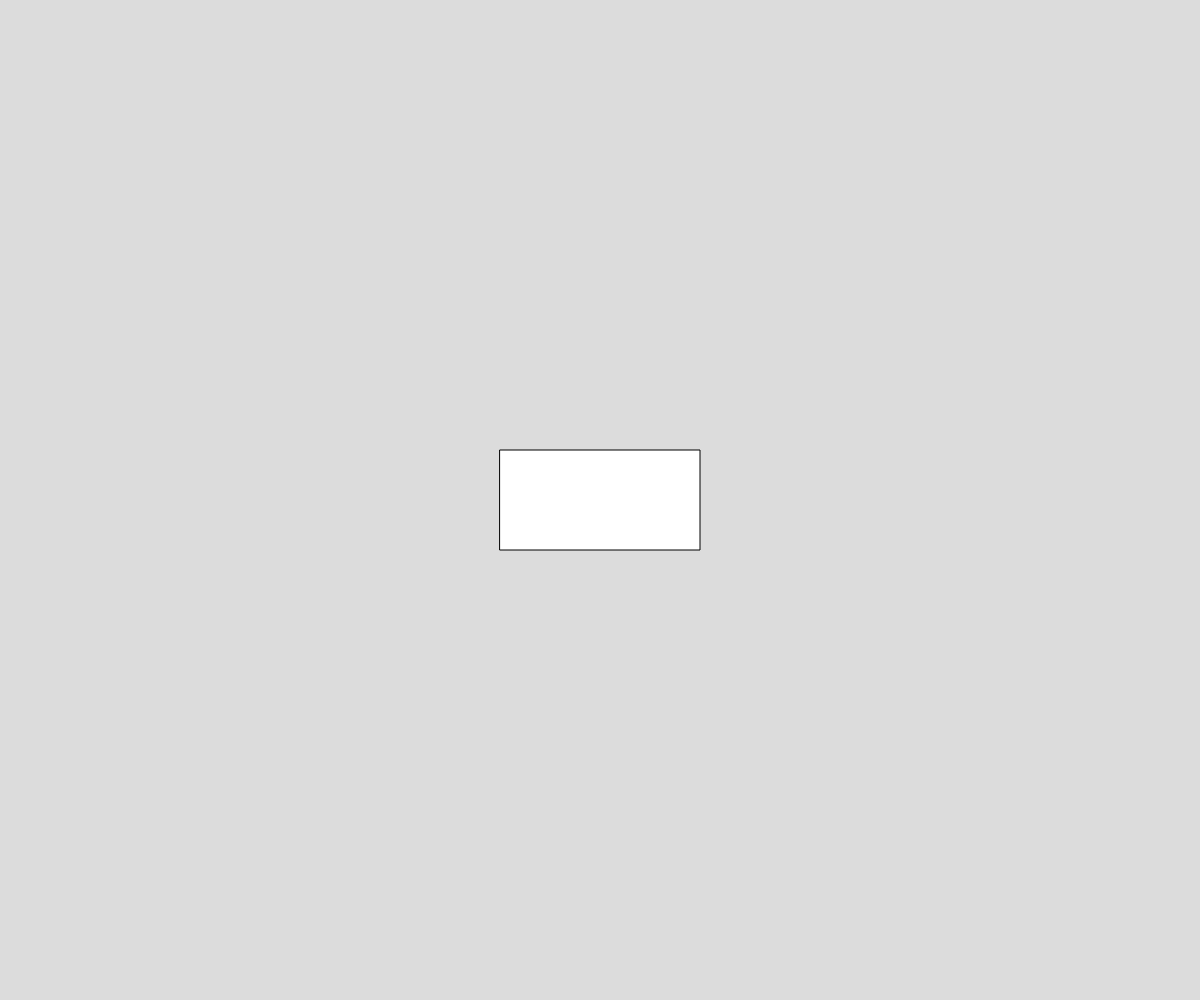
Frame 1 (no input)
Frame 60 (no input): identical to frame 1, image omitted
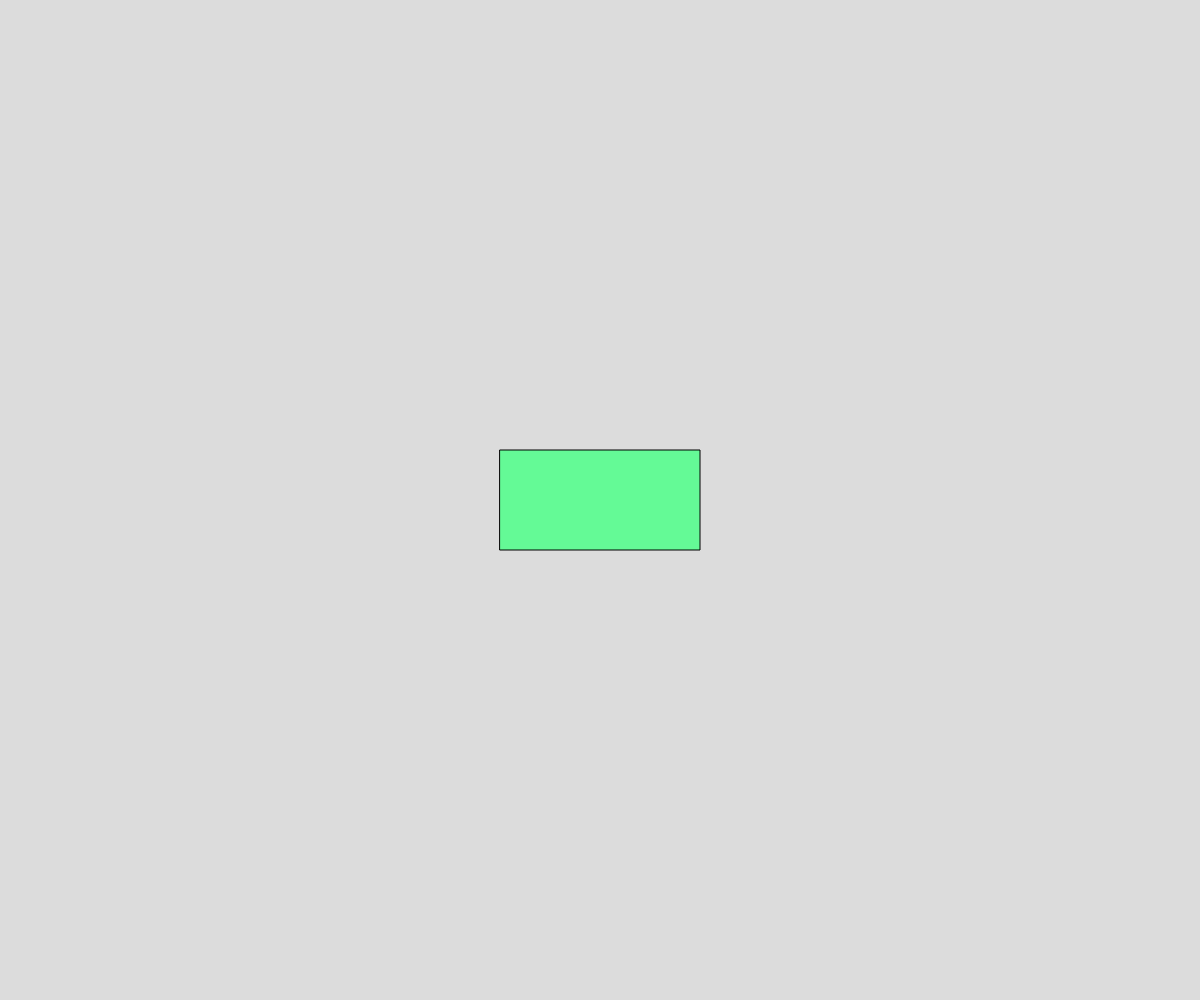
Frame 120 (the mouse pressed at the canvas centre since frame 60)

The p5.js sketch that drew these frames (run headless with seeded random() and noise() and a simulated clock; from frame 60 on, the mouse is pressed at the canvas centre):

// p5.js sketch
// ── sketch.js
// Repositioning Rectangles
// fares Abdalla
// March 6 2024
//
// Extra for Experts:
// - describe what you did to take this project "above and beyond"

let x, y, rWidth, rHeight;
let rLeft, rRight, rTop, rBottom;

function setup() {
  createCanvas(windowWidth, windowHeight);
  rectMode(CENTER);
  x = width/2;  y = height/2;
  rWidth = 200; rHeight = 100;
}

function updateEdgePositions(){
  //update the top/right/bottom/left values
  rLeft = x - rWidth/2;  rRight = x + rWidth/2;
  rTop = y - rHeight/2;  rBottom = y + rHeight/2;
}

function inRectangle(){
  //returns true if the mouse is within the rectangle
  if(mouseX < rRight && mouseX > rLeft){
    //horiztonal match
    if(mouseY > rTop && mouseY <  rBottom){
      return true;
    }
  }

  return false;
}

function drawRectangle(){
  //render the rectange and calculate any movement
  updateEdgePositions();
  print("L:",rLeft,"\tT:",rTop, "\tR:", rRight, "\b",rBottom);

  if(inRectangle()){
    fill(100,250,150);
  }
  else{
    fill(255);
  }

  rect(x,y,rWidth,rHeight);
}

function draw() {
  background(220);
  drawRectangle();
}
